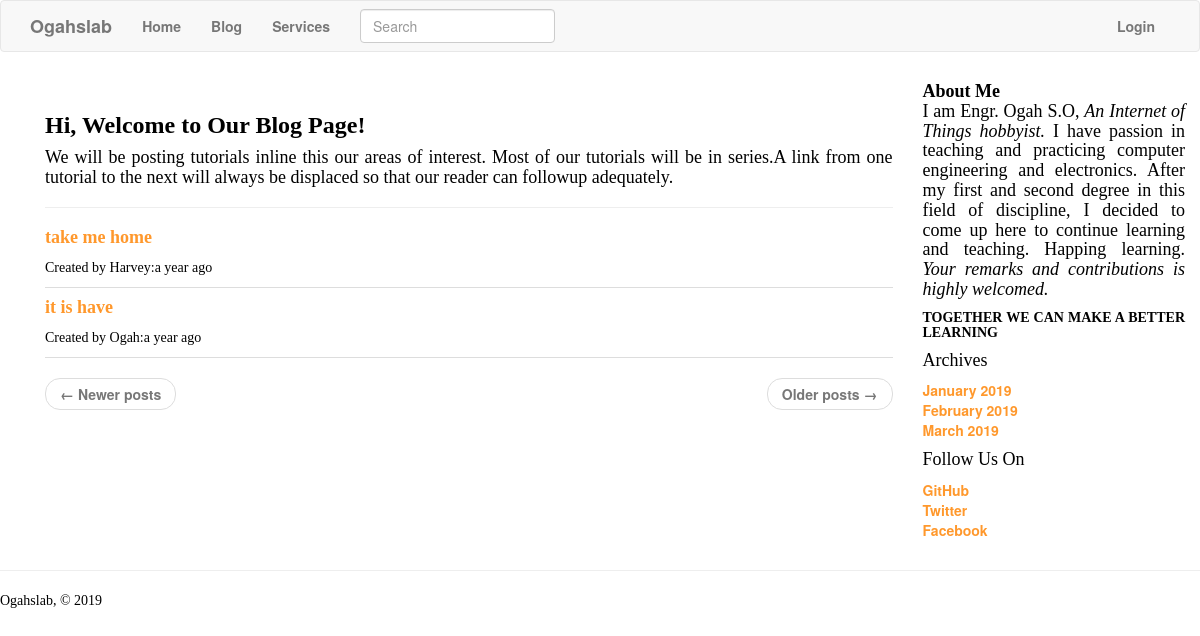
/blog, run on an earlier commit of the app's database.
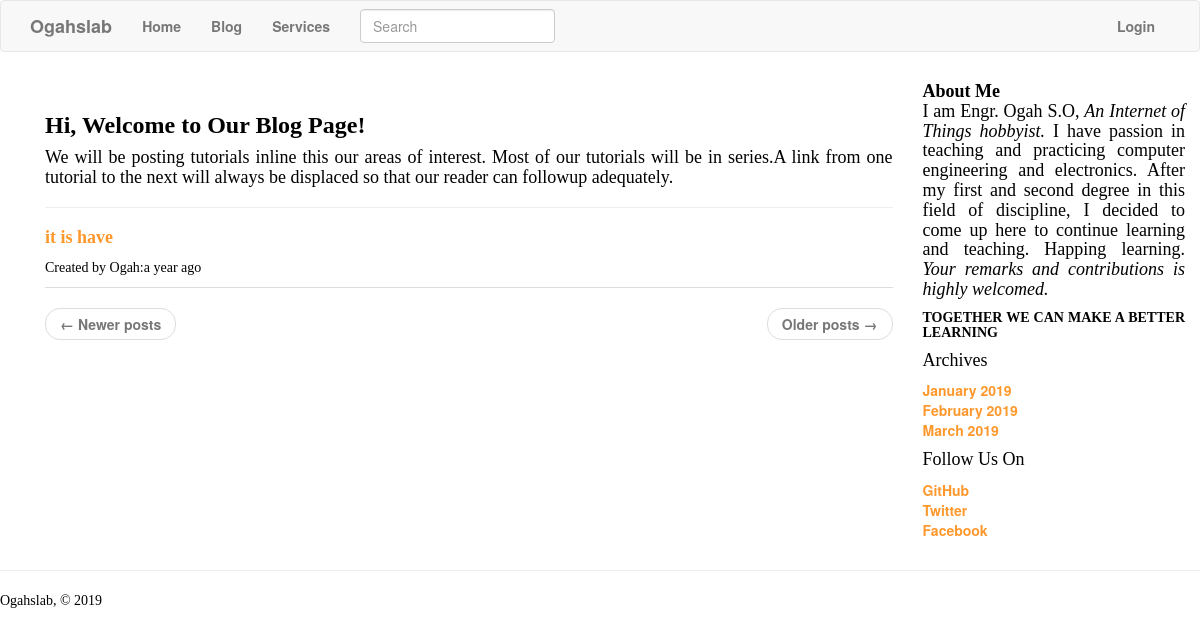
And on a later commit of the database.
### app/models.py (models this page shows, shortened)
class SearchableMixin(object):
    @classmethod
    def search(cls, expression, page, per_page):
        ids, total = query_index(cls.__tablename__, expression, page, per_page)
        if total == 0:
            return cls.query.filter_by(id=0), 0
        when = []
        for i in range(len(ids)):
            when.append((ids[i], i))
        return cls.query.filter(cls.id.in_(ids)).order_by(
            db.case(when, value=cls.id)), total

class Post(SearchableMixin, db.Model):
    __tablename__ = 'post'
    __searchable__ = ['body']
    id = db.Column(db.Integer, primary_key=True)
    title = db.Column(db.String(80))
    slug = db.Column(db.String(80))
    body = db.Column(db.Text)
    body_html = db.Column(db.Text)
    timestamp = db.Column(db.DateTime, index=True, default=datetime.utcnow)
    published = db.Column(db.Boolean, index=True)
    language = db.Column(db.String(5))
    author_id = db.Column(db.Integer, db.ForeignKey('user.id'))
    comments = db.relationship('Comment', backref='post', lazy='dynamic')
    @classmethod
    def public(cls):
        return Post.query.filter(Post.published == True)

class PaginatedAPIMixin(object):
    @staticmethod
    def to_collection_dict(query, page, per_page, endpoint, **kwargs):
        resources = query.paginate(page, per_page, False)
        data = {
            'items': [item.to_dict() for item in resources.items],
            '_meta': {
                'page': page,
                'per_page': per_page,
                'total_pages': resources.pages,
                'total_items': resources.total
            },
            '_links': {
                'self': url_for(endpoint, page=page, per_page=per_page,
                                **kwargs),
                'next': url_for(endpoint, page=page + 1, per_page=per_page,
                                **kwargs) if resources.has_next else None,
                'prev': url_for(endpoint, page=page - 1, per_page=per_page,
                                **kwargs) if resources.has_prev else None
            }
        }
        return data

class User(UserMixin,PaginatedAPIMixin, db.Model):
    __tablename__ = 'user'
    id = db.Column(db.Integer, primary_key=True)
    username = db.Column(db.String(64), index=True, unique=True)
    email = db.Column(db.String(120), index=True, unique=True)
    password_hash = db.Column(db.String(128))
    role_id = db.Column(db.Integer, db.ForeignKey('roles.id'))
    posts = db.relationship('Post', backref='author', lazy='dynamic')
    about_me = db.Column(db.String(140))
    last_seen = db.Column(db.DateTime, default=datetime.utcnow)
    token = db.Column(db.String(32), index=True, unique=True)
    token_expiration = db.Column(db.DateTime)
    followed = db.relationship(
        'User', secondary=followers,
        primaryjoin=(followers.c.follower_id == id),
        secondaryjoin=(followers.c.followed_id == id),
        backref=db.backref('followers', lazy='dynamic'), lazy='dynamic')
    comments = db.relationship('Comment', backref='author', lazy='dynamic')

### app/main/routes.py (the view)
@main.route('/blog', methods=['GET', 'POST'])
def blog():
    page = request.args.get('page', 1, type=int)
    post = Post.public().order_by(Post.timestamp.desc()).paginate(
        page, current_app.config['POSTS_PER_PAGE'], False)
    next_url = url_for('main.blog', page=post.next_num) \
        if post.has_next else None
    prev_url = url_for('main.blog', page=post.prev_num) \
        if post.has_prev else None
    posts = post.items
    return render_template('blog.html', title=_('Blog'), posts=posts,
                           next_url=next_url, prev_url=prev_url)

### app/main/forms.py
class SearchForm(FlaskForm):
    q = StringField(_l('Search'),validators=[DataRequired()])
    def __init__(self,*args,**kwargs):
        if 'formdata' not in kwargs:
            kwargs['formdata'] = request.args
        if 'csrf_enabled' not in kwargs:
            kwargs['csrf_enabled'] = False
        super(SearchForm,self).__init__(*args,**kwargs)

### app/auth/routes.py (called while the page is built)
@auth.before_app_request
def before_request():
    if current_user.is_authenticated:
        current_user.ping()

### app/main/__init__.py (called while the page is built)
@main.app_context_processor
def inject_permissions():
    return dict(Permission=Permission)

### app/main/routes.py (called while the page is built)
@main.before_app_request
def before_request():
    if current_user.is_authenticated:
        current_user.last_seen = datetime.utcnow()
        db.session.commit()
    g.search_form = SearchForm()
    g.locale = str(get_locale())

### app/models.py (called while the page is built)
    def can(self, permissions):
        return False

### app/templates/blog.html (shortened to what this page needs)
{% extends "base.html" %}
{% block head %}
{{ super()}}
{% endblock %}
{% block app_content %}
<div class="page-header">
     <h3><b>Hi, Welcome to Our Blog Page!</b></h3>
   <p> <h4> We will be posting tutorials inline this our areas of interest. Most of our tutorials will be in series.A link from one tutorial to the next will always be displaced so that our reader can followup adequately.</h4></p>
</div>
<div class="post-body">
	{% for post in posts %}
  <h4><a href="{{ url_for('main.detail', slug=post.slug)}}">{{ post.title }}</a></h3>
     <ul class="nav nav-tabs">
        <li><p>Created by  {{ post.author.username }}:{{ moment(post.timestamp).fromNow() }}</p></li>
     </ul>
    {% endfor %}
</div>
    <nav aria-label="...">
        <ul class="pager">
            <li class="previous{% if not prev_url %} disabled{% endif %}">
                <a href="{{ prev_url or '#' }}">
                    <span aria-hidden="true">&larr;</span> Newer posts
                </a>
            </li>
            <li class="next{% if not next_url %} disabled{% endif %}">
                <a href="{{ next_url or '#' }}">
                    Older posts <span aria-hidden="true">&rarr;</span>
                </a>
            </li>
        </ul>
    </nav>
{% endblock %}

### app/templates/base.html (shortened to what this page needs)
{% extends 'bootstrap/base.html' %}
{% block head %}
{{super()}}
{% endblock %}
{% block navbar %}
    <nav class="navbar navbar-default">
        <div class="container">
            <div class="navbar-header">
                <a class="navbar-brand" href="{{ url_for('main.index') }}"><b>Ogahslab</b></a>
            </div>
            <div class="collapse navbar-collapse" id="bs-example-navbar-collapse-1">
                <ul class="nav navbar-nav">
                    <li><a href="{{ url_for('main.index') }}">{{_('Home')}}</a></li>
                    <li><a href="{{ url_for('main.blog') }}">{{_('Blog')}}</a></li>
                    <li><a href="{{ url_for('main.services') }}">{{_('Services')}}</a></li>
		               {% if g.search_form %}
                    <form class="navbar-form navbar-left" method="get" action="{{ url_for('main.search') }}">
                          <div class="form-group">
                             {{ g.search_form.q(size=20, class='form-control', placeholder=g.search_form.q.label.text) }}
                           </div>
                    </form>
                       {% endif %}
                </ul>
                <ul class="nav navbar-nav navbar-right">
                    {% if current_user.is_anonymous %}
                    <li><a href="{{ url_for('auth.login') }}">{{_('Login')}}</a></li>
                    {% endif %}
                </ul>
            </div>
        </div>
    </nav>
{% endblock %}
{% block content %}
    <div class="container">
        <main role="main" class="container">
          <div class="row">
                <div class="col-md-9 blog-main">
                   {% block app_content %}{% endblock %}
                </div>
	            <aside class="col-md-3 blog-sidebar">
                        <div class="p-3 mb-3 bg-light rounded">
                            <h4 class="font-italic"><b>About Me</b>
                            <p class="mb-1"> I am Engr. Ogah S.O, <em>An Internet of Things hobbyist.</em>
                                I have passion in teaching and practicing computer engineering and electronics.
                                After my first and second degree in this field of discipline,
                                I decided to come up here to continue learning and teaching.
                                Happing learning. <em> Your remarks and contributions is highly welcomed.</em>
                            <H5><b>TOGETHER WE CAN MAKE A BETTER LEARNING </b></H5>
                            </p></h4>
                        </div>
                        <div class="p-3">
                        <h4 class="font-italic">Archives</h4>
                            <ol class="list-unstyled mb-0">
                                <li><a href="#">January 2019</li>
                                <li><a href="#">February 2019</a></li>
                                <li><a href="#">March 2019</a></li>
                            </ol>
                        </div>
                        <div class="p-3">
                            <h4 class="font-italic">Follow Us On</h4>
                            <ol class="list-unstyled">
                                <li><a href="#">GitHub</a></li>
                                <li><a href="#">Twitter</a></li>
                                <li><a href="#">Facebook</a></li>
                            </ol>
                        </div>
                </aside>
	        </div>
        </main>
    </div>
	<footer>
        <hr/>
        <p>Ogahslab, &copy; 2019</p>
    </footer>
{% endblock %}

### app/templates/blog.html (style rules this page uses)
body { background-color:lightViolet; }
h1,h2,h3,h4,h5,p { text-align:justify; color:Black; font-family: "Times New Roman",Times,serif; }
a { font-weight: bold; color: #ff982c; text-decoration: none; }

What changed in the data, as far as the page shows it:
no longer on this page (row edited): Post: title "take me home", author.username "Harvey", timestamp "a year ago"
